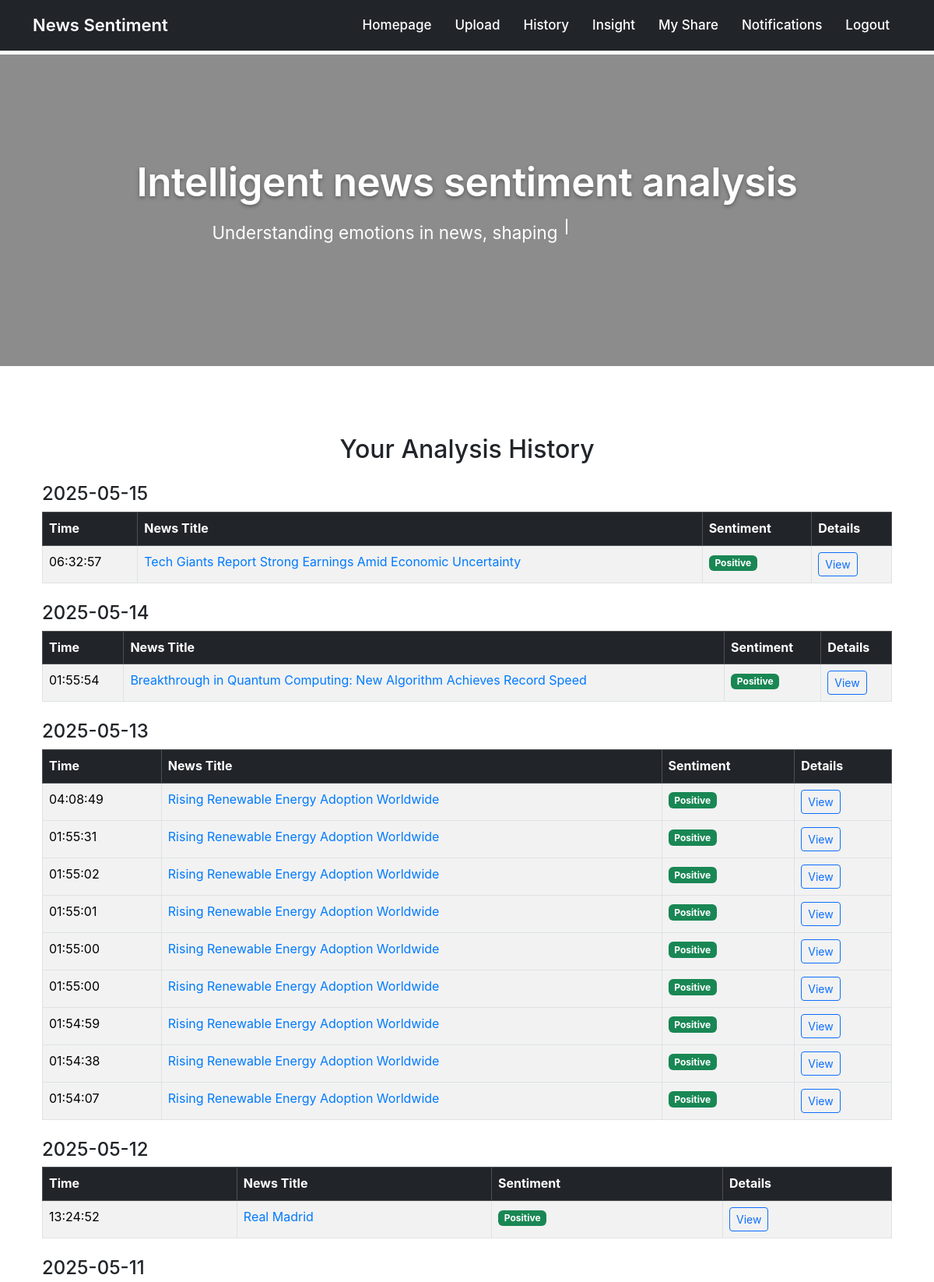
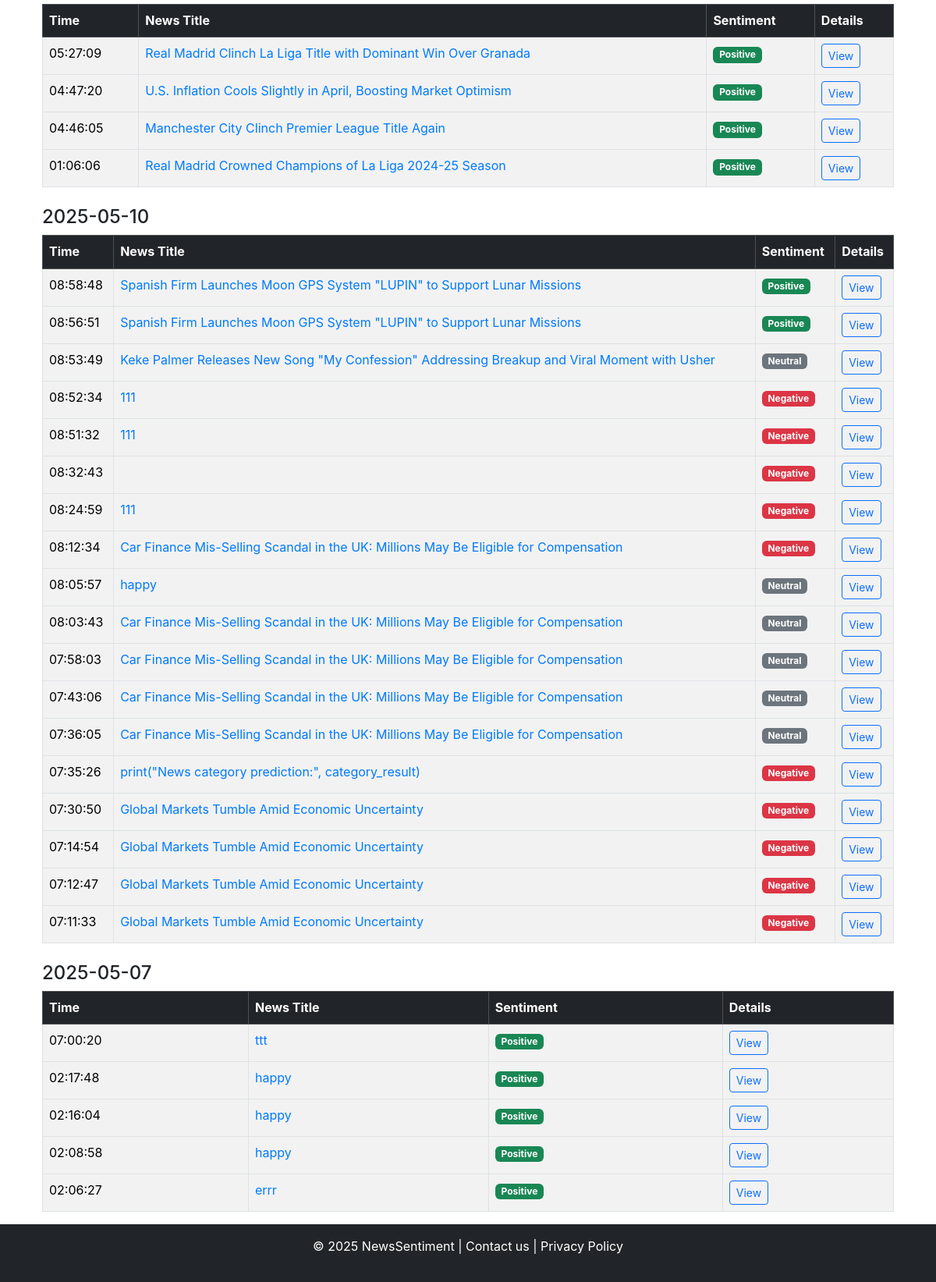
/history/history (signed in), run on the app's committed database (2 pictures, top to bottom).
### app/models.py (models this page shows, shortened)
class Post(db.Model):
    id: so.Mapped[int] = so.mapped_column(primary_key=True)
    title: so.Mapped[str] = so.mapped_column(sa.String(100))
    body: so.Mapped[str] = so.mapped_column(sa.String(140))
    timestamp: so.Mapped[datetime] = so.mapped_column(
        index=True, default=lambda: datetime.now(timezone.utc))
    user_id: so.Mapped[int] = so.mapped_column(sa.ForeignKey(User.id),
                                               index=True)
    shared_with: so.WriteOnlyMapped[list['User']] = so.relationship(
        'User',
        secondary='post_shares',
        back_populates='shared_posts'
    )
    sentiment: so.Mapped[str] = so.mapped_column(sa.String(64), nullable=True)
    author: so.Mapped[User] = so.relationship(back_populates='posts')
    category: so.Mapped[Optional[str]] = so.mapped_column(sa.String(64), nullable=True)
    emotions: so.Mapped[Optional[dict]] = so.mapped_column(sa.JSON, nullable=True)

### app/routes/history_routes.py (the view)
@history_bp.route("/history")
@login_required
def history():
    posts = Post.query.filter_by(user_id=current_user.id).order_by(Post.timestamp.desc()).all()
    grouped_posts = defaultdict(list)
    for post in posts:
        date_str = post.timestamp.strftime("%Y-%m-%d")
        grouped_posts[date_str].append(post)
    return render_template("history.html", grouped_posts=grouped_posts)

### app/models.py (called while the page is built)
@login.user_loader
def load_user(id):
    return db.session.get(User, int(id))

### app/templates/history.html (shortened to what this page needs)
{% extends "base.html" %}
{% block content %}
<div class="container mt-5">
    <h2 class="text-center mb-4">Your Analysis History</h2>
    {% for date, posts in grouped_posts.items() %}
    <h4 class="mt-4">{{ date }}</h4>
    <table class="table table-bordered table-striped">
        <thead class="table-dark">
            <tr>
                <th scope="col">Time</th>
                <th scope="col">News Title</th>
                <th scope="col">Sentiment</th>
                <th scope="col">Details</th>
            </tr>
        </thead>
        <tbody>
            {% for post in posts %}
            <tr>
                <td>{{ post.timestamp.strftime('%H:%M:%S') }}</td>
                <td><a href="{{ url_for('history.post_detail', post_id=post.id) }}">{{ post.title }}</a></td>
                <td>
                    {% if post.sentiment == 'Positive' %}
                    <span class="badge bg-success">Positive</span>
                    {% elif post.sentiment == 'Negative' %}
                    <span class="badge bg-danger">Negative</span>
                    {% elif post.sentiment == 'Neutral' %}
                    <span class="badge bg-secondary">Neutral</span>
                    {% else %}
                    <span class="badge bg-dark">None</span>
                    {% endif %}
                </td>
                <td>
                    <button class="btn btn-sm btn-outline-primary" type="button" data-bs-toggle="collapse"
                        data-bs-target="#details-{{ post.id }}">
                        View
                    </button>
                </td>
            </tr>
            {% endfor %}
        </tbody>
    </table>
    {% endfor %}
</div>
{% endblock %}

### app/static/css/homepage.css (style rules this page uses)
body { font-family: -apple-system, BlinkMacSystemFont, 'Segoe UI', Roboto, Helvetica, Arial, sans-serif, 'Apple Color Emoji', 'Segoe UI Emoji', 'Segoe UI Symbol'; margin: 0; -webkit-font-smoothing: antialiased; -moz-osx-font-smoothing: grayscale; line-height: 1.6; background-image: url('../images/background.jpg'); background-attachment: fixed; background-size: cover; background-position: center center; background-repeat: no-repeat; padding-top: 70px; min-height: 100vh; display: flex; flex-direction: column; }
a { color: #007aff; text-decoration: none; transition: color 0.25s ease; }
.badge.bg-success { color: #ffffff; }
.badge.bg-danger { color: #ffffff; }
.badge.bg-secondary { color: #ffffff; }

### data on the page
Post: timestamp "06:32:57", title "Tech Giants Report Strong Earnings Amid Economic Uncertainty", sentiment "Positive"
Post: timestamp "01:55:54", title "Breakthrough in Quantum Computing: New Algorithm Achieves Record Speed", sentiment "Positive"
Post: timestamp "04:08:49", title "Rising Renewable Energy Adoption Worldwide", sentiment "Positive"
Post: timestamp "01:55:31", title "Rising Renewable Energy Adoption Worldwide", sentiment "Positive"
Post: timestamp "01:55:02", title "Rising Renewable Energy Adoption Worldwide", sentiment "Positive"
Post: timestamp "01:55:01", title "Rising Renewable Energy Adoption Worldwide", sentiment "Positive"
Post: timestamp "01:55:00", title "Rising Renewable Energy Adoption Worldwide", sentiment "Positive"
Post: timestamp "01:55:00", title "Rising Renewable Energy Adoption Worldwide", sentiment "Positive"
Post: timestamp "01:54:59", title "Rising Renewable Energy Adoption Worldwide", sentiment "Positive"
Post: timestamp "01:54:38", title "Rising Renewable Energy Adoption Worldwide", sentiment "Positive"
Post: timestamp "01:54:07", title "Rising Renewable Energy Adoption Worldwide", sentiment "Positive"
Post: timestamp "13:24:52", title "Real Madrid", sentiment "Positive"
Post: timestamp "05:27:09", title "Real Madrid Clinch La Liga Title with Dominant Win Over Granada", sentiment "Positive"
Post: timestamp "04:47:20", title "U.S. Inflation Cools Slightly in April, Boosting Market Optimism", sentiment "Positive"
Post: timestamp "04:46:05", title "Manchester City Clinch Premier League Title Again", sentiment "Positive"
Post: timestamp "01:06:06", title "Real Madrid Crowned Champions of La Liga 2024-25 Season", sentiment "Positive"
Post: timestamp "08:58:48", title "Spanish Firm Launches Moon GPS System \"LUPIN\" to Support Lunar Missions", sentiment "Positive"
Post: timestamp "08:56:51", title "Spanish Firm Launches Moon GPS System \"LUPIN\" to Support Lunar Missions", sentiment "Positive"
Post: timestamp "08:53:49", title "Keke Palmer Releases New Song \"My Confession\" Addressing Breakup and Viral Moment with Usher", sentiment "Neutral"
Post: timestamp "08:52:34", title "111", sentiment "Negative"
Post: timestamp "08:51:32", title "111", sentiment "Negative"
Post: timestamp "08:32:43", sentiment "Negative"
Post: timestamp "08:24:59", title "111", sentiment "Negative"
Post: timestamp "08:12:34", title "Car Finance Mis-Selling Scandal in the UK: Millions May Be Eligible for Compensation", sentiment "Negative"
Post: timestamp "08:05:57", title "happy", sentiment "Neutral"
Post: timestamp "08:03:43", title "Car Finance Mis-Selling Scandal in the UK: Millions May Be Eligible for Compensation", sentiment "Neutral"
Post: timestamp "07:58:03", title "Car Finance Mis-Selling Scandal in the UK: Millions May Be Eligible for Compensation", sentiment "Neutral"
Post: timestamp "07:43:06", title "Car Finance Mis-Selling Scandal in the UK: Millions May Be Eligible for Compensation", sentiment "Neutral"
Post: timestamp "07:36:05", title "Car Finance Mis-Selling Scandal in the UK: Millions May Be Eligible for Compensation", sentiment "Neutral"
Post: timestamp "07:35:26", title "print(\"News category prediction:\", category_result)", sentiment "Negative"
Post: timestamp "07:30:50", title "Global Markets Tumble Amid Economic Uncertainty", sentiment "Negative"
Post: timestamp "07:14:54", title "Global Markets Tumble Amid Economic Uncertainty", sentiment "Negative"
Post: timestamp "07:12:47", title "Global Markets Tumble Amid Economic Uncertainty", sentiment "Negative"
Post: timestamp "07:11:33", title "Global Markets Tumble Amid Economic Uncertainty", sentiment "Negative"
Post: timestamp "07:00:20", title "ttt", sentiment "Positive"
Post: timestamp "02:17:48", title "happy", sentiment "Positive"
Post: timestamp "02:16:04", title "happy", sentiment "Positive"
Post: timestamp "02:08:58", title "happy", sentiment "Positive"
Post: timestamp "02:06:27", title "errr", sentiment "Positive"

### other printed values
{{ date }} "2025-05-15" "2025-05-14" "2025-05-13" "2025-05-12" "2025-05-11" "2025-05-10" "2025-05-07"
